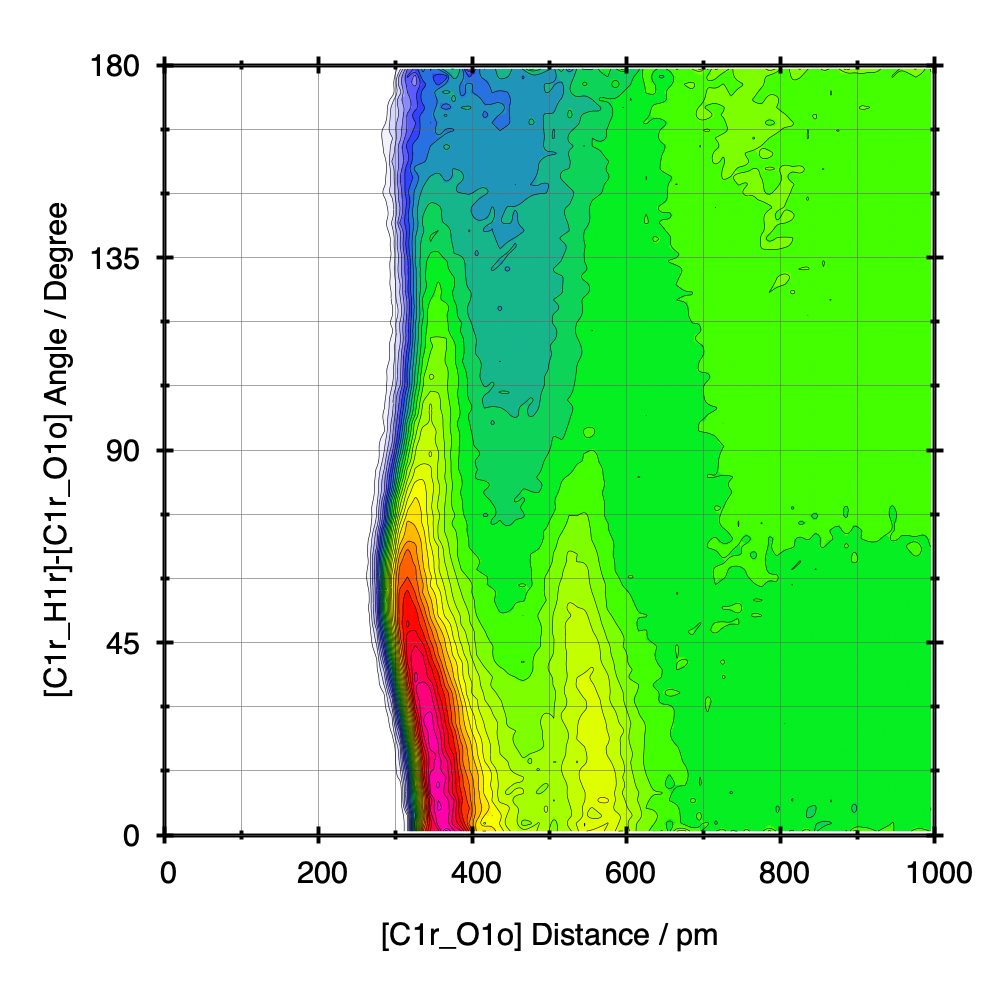

gnuplot code for this plot:
# Total plot width in pixel
s_widthpixel = 1000

# Border width scaling
s_borderscale = 1.0
# Grid width scaling
s_gridscale = 1.0
# Contour width scaling
s_contourscale = 1.0

# Title font scaling
s_titlefontscale = 1.0
# Axis title font scaling
s_labelfontscale = 1.0
# Tics font scaling
s_ticsfontscale = 1.0

# Aspect ratio
s_ratio = 1.000000

# Global title
s_title = ""
# X axis title
s_xtitle = "[C1r\\_O1o] Distance / pm"
# Y axis title
s_ytitle = "[C1r\\_H1r]-[C1r\\_O1o] Angle / Degree"

# X interpolation steps
s_xipl = 5
# Y interpolation steps
s_yipl = 5

# Draw contour lines (0 = No, 1 = Yes)
s_contour = 1
# Number of contour levels
s_ncontour = 30

# Plotting function
f_plot(x) = (x>s_zmax?s_zmax:x)**0.5

# Minimum X
s_xmin = 0.000000
# Maximum X
s_xmax = 1000.000000
# Major X tics distance
s_xtics = 200.000000
# Minor X tics number
s_mxtics = 2

# Minimum Y
s_ymin = 0.000000
# Maximum Y
s_ymax = 180.000000
# Major Y tics distance
s_ytics = 45.000000
# Minor Y tics number
s_mytics = 3

# Use automatic Z values (0 = No, 1 = Yes)
s_zauto = 1
# Minimum Z
s_zmin = 0
# Maximum Z
s_zmax = 767.837204
# Major Z tics distance
s_ztics = 500
# Minor Z tics number
s_mztics = 1

# Legend orientation (0 = Horizontal, 1 = Vertical)
s_lorient = 0

# The red line
#set arrow 1 from 50,50 to 200,200 nohead back linewidth 0.7 linecolor rgbcolor "red"

# Do not change anything below

f_signpow(x,p) = sgn(x)*(abs(x)**p)

s_scale = s_widthpixel / 1024.0

set term unknown

splot "cdf_2_rdf[C1r_O1o]_adf[C1r_H1r]-[C1r_O1o].gp.csv" matrix using ($2*10+5):($1*1.8+0.9):3

if (s_zauto) s_zmin = GPVAL_Z_MIN; s_zmax = GPVAL_Z_MAX

font_string = sprintf("%s,%d", "Helvetica", 24*s_scale)
titlefont_string = sprintf("%s,%d", "Helvetica", 24*1.2*s_scale*s_titlefontscale)
labelfont_string = sprintf("%s,%d", "Helvetica", 24*s_scale*s_labelfontscale)
ticsfont_string = sprintf("%s,%d", "Helvetica", 24*s_scale*s_ticsfontscale)

set term pngcairo enhanced font font_string linewidth 4.0*s_scale size 1024*s_scale,1024*s_scale
set output "cdf_2_rdf[C1r_O1o]_adf[C1r_H1r]-[C1r_O1o].png"
set size ratio s_ratio

set title s_title font titlefont_string
set xlabel s_xtitle font labelfont_string
set ylabel s_ytitle font labelfont_string
unset key
unset clabel

set pm3d interpolate s_xipl,s_yipl map

set palette model RGB functions gray<=0.0 ? 1.0 : gray<0.2 ? 1.0-(5.0**1.5*gray**1.5)*0.8 : gray<0.4 ? 0.2-(gray-0.2) : gray<0.6 ? 5.0**0.5*(gray-0.4)**0.5 : gray<0.8 ? 1.0 : gray<1.0 ? 1.0 : 1.0, gray<=0.0 ? 1.0 : gray<0.2 ? 1.0-(5.0**1.5*gray**1.5)*0.8 : gray<0.4 ? 0.2+0.8*(5.0**0.75*(gray-0.2)**0.75) : gray<0.6 ? 1.0 : gray<0.8 ? 1.0-5.0*(gray-0.6) : gray<1.0 ? 0.0 : 0.0, gray<=0.0 ? 1.0 : gray<0.2 ? 1.0 : gray<0.4 ? 1.0-5.0**1.33*(gray-0.2)**1.33 : gray<0.6 ? 0.0 : gray<0.8 ? 0.0 : gray<1.0 ? 5.0*(gray-0.8) : 1.0

if (s_contour) set palette maxcolors s_ncontour; else set palette maxcolors 0

set xrange [s_xmin:s_xmax]
set yrange [s_ymin:s_ymax]
set zrange [f_plot(s_zmin):f_plot(s_zmax)]
set cbrange [f_plot(s_zmin):f_plot(s_zmax)]
unset colorbox

set tics font ticsfont_string
set xtics s_xtics out scale 0.5*s_borderscale offset 0,0.5
set mxtics s_mxtics
set ytics s_ytics out scale 0.5*s_borderscale offset 0.5,0
set mytics s_mytics

set border linewidth s_borderscale

set multiplot

set origin 0.0, 0.0
set size 1.1, 1.1

splot "cdf_2_rdf[C1r_O1o]_adf[C1r_H1r]-[C1r_O1o].gp.csv" matrix using ($2*10+5):($1*1.8+0.9):(f_plot($3))

set grid xtics mxtics ytics mytics back linestyle -1 linewidth 0.15*s_gridscale linecolor rgbcolor "gray40"
set title ""
set xlabel ""
set ylabel ""
set xtics in format ""
set ytics in format ""
if (s_contour) set contour base; set cntrparam bspline; set cntrparam levels incremental f_plot(s_zmin),1.0*(f_plot(s_zmax)-f_plot(s_zmin))/s_ncontour,f_plot(s_zmax)

splot "cdf_2_rdf[C1r_O1o]_adf[C1r_H1r]-[C1r_O1o].gp.csv" matrix using ($2*10+5):($1*1.8+0.9):(s_contour ? f_plot($3) : 1/0) with lines linewidth 0.15*s_contourscale linecolor rgbcolor "black" nosurface

unset multiplot

if (s_lorient) t_x = 196*s_scale; else t_x = 896*s_scale
if (s_lorient) t_y = 896*s_scale; else t_y = 196*s_scale

set term pngcairo enhanced font font_string linewidth 4.0*s_scale size t_x,t_y
set output "cdf_2_rdf[C1r_O1o]_adf[C1r_H1r]-[C1r_O1o]_box.png"

if (s_lorient) t_ratio = 20; else t_ratio = 0.05

set origin -0.13,-0.13
set size ratio t_ratio 1.25,1.25

unset title
unset xlabel
unset ylabel

set grid front
unset grid

if (s_lorient) set xrange [0:1]; else set xrange [s_zmin:s_zmax]
if (s_lorient) set yrange [s_zmin:s_zmax]; else set yrange [0:1]
if (s_lorient) set format y; else set format x
if (s_zauto) set xtics scale 0.5*s_borderscale offset s_lorient ? -0.5 : 0,s_lorient ? 0 : 0.5 autofreq; else set xtics scale 0.5*s_borderscale offset 0,0.5 s_ztics
if (s_zauto) set mxtics default; else set mxtics s_mztics
if (s_zauto) set ytics scale 0.5*s_borderscale offset s_lorient ? -0.5 : 0,s_lorient ? 0 : 0.5 autofreq; else set ytics scale 0.5*s_borderscale offset 0,0.5 s_ztics
if (s_zauto) set mytics default; else set mytics s_mztics
if (s_lorient) unset xtics; else unset ytics

if (s_lorient) set isosamples 2,500

if (s_lorient) set view 0,0; set border 15; unset ztics; set size 0.85,1.5; set origin -0.13,-0.25

splot f_plot(s_lorient ? y : x) nocontour, s_contour ? f_plot(s_lorient ? y : x) : 1/0 with lines linewidth 0.15*s_contourscale linecolor rgbcolor "black" nosurface
